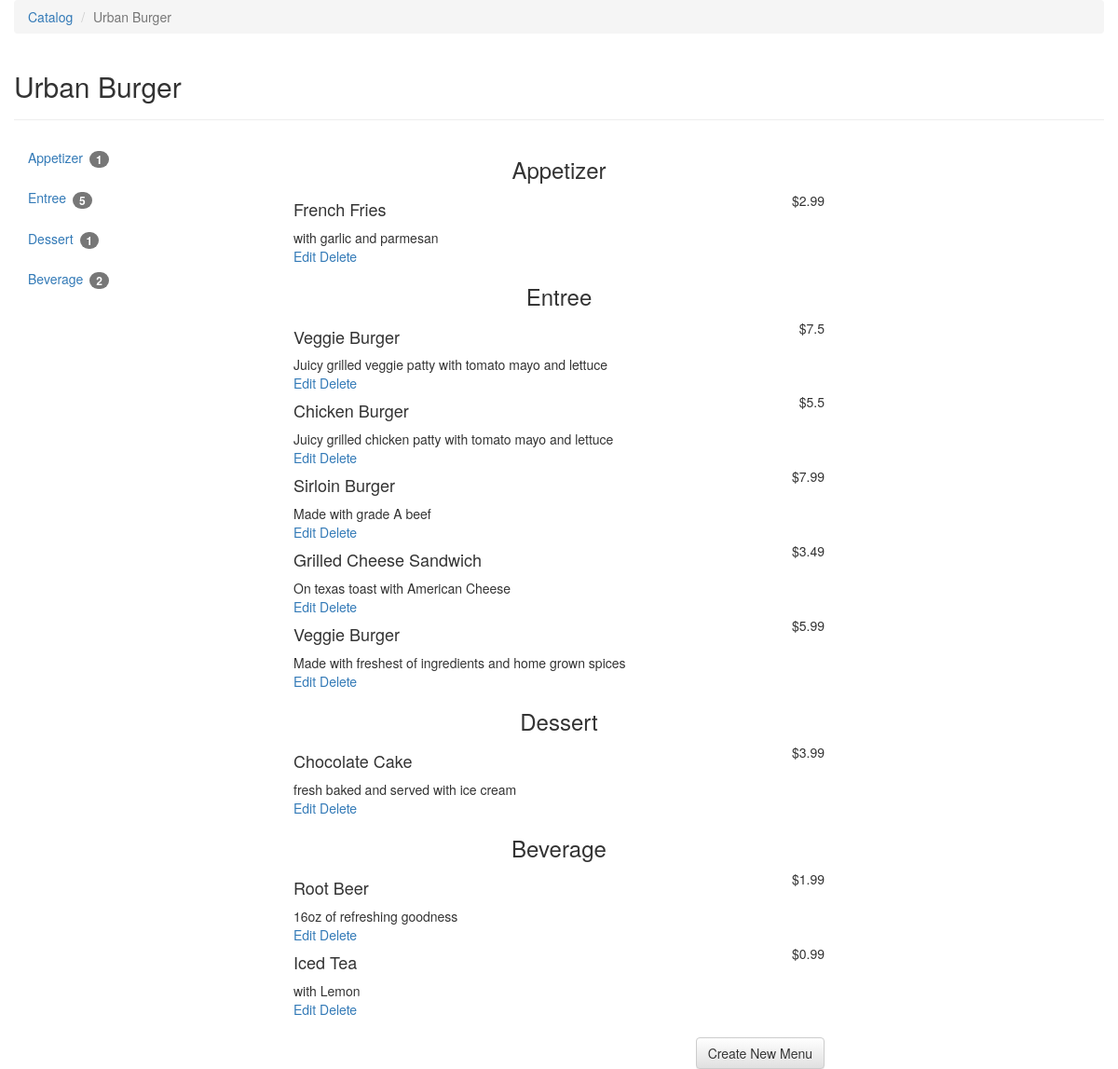
Page /restaurants/1/menu/ on the committed database.
### project/database_setup.py (models this page shows, shortened)
class Restaurant(Base):
    __tablename__ = 'restaurant'
    id = Column(Integer, primary_key=True)
    name = Column(String(250), nullable=False)

class MenuItem(Base):
    __tablename__ = 'menu_item'
    name = Column(String(80), nullable=False)
    id = Column(Integer, primary_key=True)
    description = Column(String(250))
    price = Column(Float)
    course = Column(String(250))
    restaurant_id = Column(Integer, ForeignKey('restaurant.id'))
    restaurant = relationship(Restaurant)

### project/project.py (the view)
@app.route('/restaurants/<int:restaurant_id>/')
@app.route('/restaurants/<int:restaurant_id>/menu/')
def restaurantMenu(restaurant_id):
    try:
        restaurant = session.query(Restaurant).filter_by(id=restaurant_id).one()
        menuItemsQuery = session.query(MenuItem).filter_by(restaurant_id=restaurant_id).order_by(MenuItem.course.asc()).all()
        menuItems = dict()
        for m in menuItemsQuery:
            l = menuItems.get(m.course, list())
            l.append(m)
            menuItems[m.course] = l
        return render_template('restaurantMenu.html', restaurant=restaurant, menuItems=menuItems)
    except exc.NoResultFound:
        return redirect(url_for('mainPage'))

### project/templates/restaurantMenu.html (shortened to what this page needs)
{% extends "base.html" %}
{% block content %}
<ol class="breadcrumb">
  <li><a href="{{url_for('mainPage')}}">Catalog</a></li>
  <li class="active">{{restaurant.name}}</li>
</ol>
<div class="page-header">
	<h2> {{restaurant.name}} </h2>
</div>
<div class="row">
	<div class="col-md-3 hidden-sm hidden-xs">
		<ul class="nav nav-pills nav-stacked" role="tablist">
  			<li role="presentation">
  				<a href="#appetizer">Appetizer
  					{% if menuItems.get('Appetizer') and menuItems.get('Appetizer')|length > 0 %}
  						<span class="badge">{{menuItems.get('Appetizer')|length}}</span>
  					{% endif %}
  				</a>
			</li>
  			<li role="presentation">
  				<a href="#entree">Entree
  					{% if menuItems.get('Entree') and menuItems.get('Entree')|length > 0 %}
  						<span class="badge">{{menuItems.get('Entree')|length}}</span>
  					{% endif %}
  				</a>
			</li>
  			<li role="presentation">
  				<a href="#dessert">Dessert
  					{% if menuItems.get('Dessert') and menuItems.get('Dessert')|length > 0 %}
  						<span class="badge">{{menuItems.get('Dessert')|length}}</span>
  					{% endif %}
  				</a>
			</li>
  			<li role="presentation">
  				<a href="#beverage">Beverage
  					{% if menuItems.get('Beverage') and menuItems.get('Beverage')|length > 0 %}
  						<span class="badge">{{menuItems.get('Beverage')|length}}</span>
  					{% endif %}
  				</a>
			</li>
		</ul>
	</div>
	<div class="col-md-6">
		{% if menuItems.get("Appetizer") %}
			<h3 id="appetizer" class="text-center">Appetizer</h3>
			{% for menu in menuItems.get('Appetizer') %}
				<div class="row">
					<div class="col-md-9"><h4>{{menu.name}}</h4></div>
					<div class="col-md-3 text-right">&#36;{{menu.price}}</div>
					<div class="col-md-12">
						{{menu.description}} <br>
						<a href="{{url_for('restaurantMenuItemEdit', restaurant_id=restaurant.id, menu_id=menu.id)}}">Edit</a>
						<a href="{{url_for('restaurantMenuItemDelete', restaurant_id=restaurant.id, menu_id=menu.id)}}">Delete</a>
					</div>
				</div>
			{% endfor %}
		{% endif %}
		{% if menuItems.get('Entree') %}
			<h3 id="entree" class="text-center">Entree</h3>
			{% for menu in menuItems.get('Entree') %}
				<div class="row">
					<div class="col-md-9"><h4>{{menu.name}}</h4></div>
					<div class="col-md-3 text-right">&#36;{{menu.price}}</div>
					<div class="col-md-12">
						{{menu.description}} <br>
						<a href="{{url_for('restaurantMenuItemEdit', restaurant_id=restaurant.id, menu_id=menu.id)}}">Edit</a>
						<a href="{{url_for('restaurantMenuItemDelete', restaurant_id=restaurant.id, menu_id=menu.id)}}">Delete</a>
					</div>
				</div>
			{% endfor %}
		{% endif %}
		{% if menuItems.get('Dessert') %}
			<h3 id="dessert" class="text-center">Dessert</h3>
			{% for menu in menuItems.get('Dessert') %}
				<div class="row">
					<div class="col-md-9"><h4>{{menu.name}}</h4></div>
					<div class="col-md-3 text-right">&#36;{{menu.price}}</div>
					<div class="col-md-12">
						{{menu.description}} <br>
						<a href="{{url_for('restaurantMenuItemEdit', restaurant_id=restaurant.id, menu_id=menu.id)}}">Edit</a>
						<a href="{{url_for('restaurantMenuItemDelete', restaurant_id=restaurant.id, menu_id=menu.id)}}">Delete</a>
					</div>
				</div>
			{% endfor %}
		{% endif %}
		{% if menuItems.get('Beverage') %}
			<h3 id="beverage" class="text-center">Beverage</h3>
			{% for menu in menuItems.get('Beverage') %}
				<div class="row">
					<div class="col-md-9"><h4>{{menu.name}}</h4></div>
					<div class="col-md-3 text-right">&#36;{{menu.price}}</div>
					<div class="col-md-12">
						{{menu.description}} <br>
						<a href="{{url_for('restaurantMenuItemEdit', restaurant_id=restaurant.id, menu_id=menu.id)}}">Edit</a>
						<a href="{{url_for('restaurantMenuItemDelete', restaurant_id=restaurant.id, menu_id=menu.id)}}">Delete</a>
					</div>
				</div>
			{% endfor %}
		{% endif %}
		<br>
		<div class="text-right">
			<a href="{{url_for('restaurantMenuItemNew', restaurant_id=restaurant.id)}}" class="btn btn-default">Create New Menu</a>
		</div>
	</div>
	<div class="col-md-3 hidden-sm hidden-xs">
	</div>
</div>
{% endblock %}

### rows in the picture
Restaurant: name "Urban Burger"
MenuItem: name "French Fries", price "2.99", description "with garlic and parmesan"
MenuItem: name "Veggie Burger", price "7.5", description "Juicy grilled veggie patty with tomato mayo and lettuce"
MenuItem: name "Chicken Burger", price "5.5", description "Juicy grilled chicken patty with tomato mayo and lettuce"
MenuItem: name "Sirloin Burger", price "7.99", description "Made with grade A beef"
MenuItem: name "Grilled Cheese Sandwich", price "3.49", description "On texas toast with American Cheese"
MenuItem: name "Veggie Burger", price "5.99", description "Made with freshest of ingredients and home grown spices"
MenuItem: name "Chocolate Cake", price "3.99", description "fresh baked and served with ice cream"
MenuItem: name "Root Beer", price "1.99", description "16oz of refreshing goodness"
MenuItem: name "Iced Tea", price "0.99", description "with Lemon"

### other values in the picture
{{ menuItems.get('Appetizer')|length }} "1"
{{ menuItems.get('Entree')|length }} "5"
{{ menuItems.get('Dessert')|length }} "1"
{{ menuItems.get('Beverage')|length }} "2"
